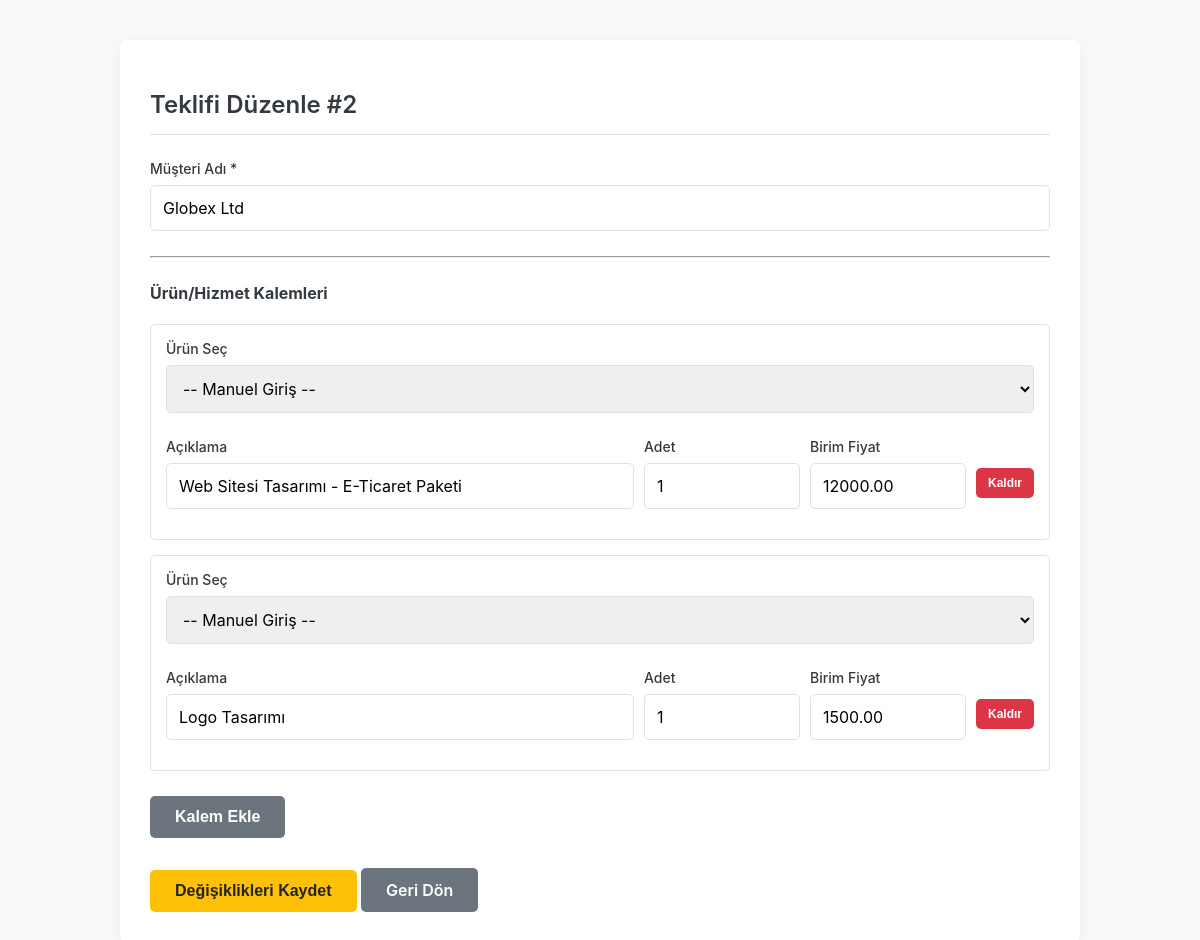
/edit_offer.php?id=2 (signed in), run on the app's committed database.
### tables this page shows
CREATE TABLE IF NOT EXISTS offers (
    id INT AUTO_INCREMENT PRIMARY KEY,
    user_id INT NOT NULL,
    customer_name VARCHAR(255) NOT NULL,
    total_amount DECIMAL(10, 2) NOT NULL DEFAULT 0.00,
    created_at TIMESTAMP DEFAULT CURRENT_TIMESTAMP,
    FOREIGN KEY (user_id) REFERENCES users(id)
);

CREATE TABLE IF NOT EXISTS offer_items (
    id INT AUTO_INCREMENT PRIMARY KEY,
    offer_id INT NOT NULL,
    description TEXT NOT NULL,
    quantity INT NOT NULL,
    unit_price DECIMAL(10, 2) NOT NULL,
    FOREIGN KEY (offer_id) REFERENCES offers(id) ON DELETE CASCADE
);

### edit_offer.php (the view, shortened to what this page needs)
<?php
include "db.php";
$user_id = $_SESSION['user_id'];
$offer_id = isset($_GET['id']) ? (int)$_GET['id'] : 0;
$offer = null;
$items = [];
$stmt = mysqli_prepare($conn, "SELECT * FROM offers WHERE id = ? AND user_id = ?");
mysqli_stmt_bind_param($stmt, "ii", $offer_id, $user_id);
mysqli_stmt_execute($stmt);
$result = mysqli_stmt_get_result($stmt);
if (mysqli_num_rows($result) == 1) {
    $offer = mysqli_fetch_assoc($result);
    $item_stmt = mysqli_prepare($conn, "SELECT * FROM offer_items WHERE offer_id = ?");
    mysqli_stmt_bind_param($item_stmt, "i", $offer_id);
    mysqli_stmt_execute($item_stmt);
    $item_result = mysqli_stmt_get_result($item_stmt);
    while($row = mysqli_fetch_assoc($item_result)) {
        $items[] = $row;
    }
} else {
    die("Hata: Teklif bulunamadı veya bu işlemi yapma yetkiniz yok.");
}
?>
<!DOCTYPE html>
<html lang="tr">
<head>
</head>
<body>
<div class="container">
    <h2>Teklifi Düzenle #<?php echo $offer_id; ?></h2>
    <form method="POST" action="edit_offer.php?id=<?php echo $offer_id; ?>">
        <div class="form-group">
            <label for="customer_name">Müşteri Adı <span class="required-mark">*</span></label>
            <input type="text" id="customer_name" name="customer_name" value="<?php echo htmlspecialchars($offer['customer_name']); ?>" required>
        </div>
        <hr style="margin: 25px 0;">
        <h4>Ürün/Hizmet Kalemleri</h4>
        <div id="line-items-container">
            <?php foreach($items as $item): ?>
                <div class="line-item">
                    <div class="form-group item-product">
                        <label>Ürün Seç</label>
                        <select class="product-select">
                            <option value="">-- Manuel Giriş --</option>
                        </select>
                    </div>
                    <div class="form-group item-description">
                        <label>Açıklama</label>
                        <input type="text" name="description[]" class="item-desc" value="<?php echo htmlspecialchars($item['description']); ?>" required>
                    </div>
                    <div class="form-group item-quantity">
                        <label>Adet</label>
                        <input type="number" name="quantity[]" value="<?php echo htmlspecialchars($item['quantity']); ?>" class="item-qty" required>
                    </div>
                    <div class="form-group item-price">
                        <label>Birim Fiyat</label>
                        <input type="number" name="unit_price[]" step="0.01" value="<?php echo htmlspecialchars($item['unit_price']); ?>" class="item-price" required>
                    </div>
                    <div class="item-actions">
                        <button type="button" class="btn btn-danger remove-item-btn">Kaldır</button>
                    </div>
                </div>
            <?php endforeach; ?>
        </div>
        <button type="button" id="add-item-btn" class="btn btn-secondary">Kalem Ekle</button>
        <div class="actions">
            <button type="submit" class="btn btn-primary">Değişiklikleri Kaydet</button>
            <a href="dashboard.php" class="btn btn-secondary">Geri Dön</a>
        </div>
    </form>
</div>
</body>
</html>

### edit_offer.php (style rules this page uses)
:root { --primary-color: #007bff; --secondary-color: #6c757d; --warning-color: #ffc107; --warning-hover-color: #e0a800; --danger-color: #dc3545; --background-color: #f8f9fa; --form-background-color: #ffffff; --text-color: #343a40; --border-color: #dee2e6; }
body { font-family: -apple-system, BlinkMacSystemFont, "Segoe UI", Roboto, "Helvetica Neue", Arial, sans-serif; background-color: var(--background-color); color: var(--text-color); margin: 0; padding: 20px; }
.container { max-width: 900px; margin: 20px auto; padding: 30px; background: var(--form-background-color); border-radius: 8px; box-shadow: 0 4px 15px rgba(0,0,0,0.05); }
h2 { color: var(--text-color); margin-bottom: 25px; font-weight: 600; border-bottom: 1px solid var(--border-color); padding-bottom: 15px; }
.form-group { margin-bottom: 15px; }
label { display: block; margin-bottom: 8px; font-weight: 500; font-size: 14px; }
input, textarea, select { width: 100%; padding: 12px; border: 1px solid var(--border-color); border-radius: 5px; box-sizing: border-box; font-size: 16px; font-family: inherit; }
.actions { margin-top: 30px; }
.btn { padding: 12px 25px; border: none; border-radius: 5px; cursor: pointer; font-size: 16px; font-weight: 600; text-decoration: none; display: inline-block; text-align: center; transition: background-color 0.3s ease; }
.btn-primary { background-color: var(--warning-color); color: #212529; }
.btn-secondary { background-color: var(--secondary-color); color: white; }
#line-items-container .line-item { display: flex; flex-wrap: wrap; gap: 10px; margin-bottom: 15px; padding: 15px; border: 1px solid var(--border-color); border-radius: 5px; }
.line-item .form-group { flex: 1; min-width: 120px; }
.line-item .item-product { flex-basis: 100%; }
.line-item .item-description { flex: 3; min-width: 250px; }
.line-item .item-actions { flex-shrink: 0; padding-top: 30px; }
.btn-danger { background-color: var(--danger-color); color: white; padding: 8px 12px; font-size: 12px; }
#add-item-btn { margin-top: 10px; }

### data on the page
offers: customer_name "Globex Ltd"
offer_items: description "Web Sitesi Tasarımı - E-Ticaret Paketi", quantity "1", unit_price "12000.00"
offer_items: description "Logo Tasarımı", quantity "1", unit_price "1500.00"

### other printed values
$offer_id "2"
